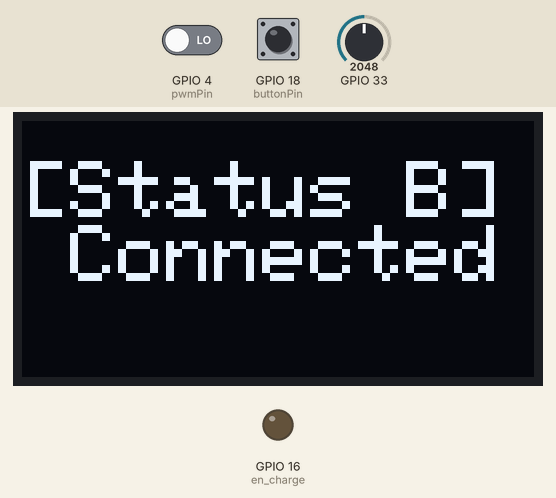
Recording of a program running on a simulated ESP32. Parts: 128×64 one-colour display, output pins drawn as LEDs (lit = HIGH). The inputs (shaded band) are chosen by the test bench; at power-on: GPIO 18 (buttonPin) HIGH, GPIO 33 = 2048, GPIO 4 (pwmPin) LOW. WiFi joins after 1.5 s; servers stay silent unless stated; no MQTT or app messages arrive unless stated; what the program prints to the serial monitor is not drawn.

Above: at 3.7 s.
3.8 s: GPIO 18 (buttonPin) pulled LOW for 1 s
At 4.9 s:
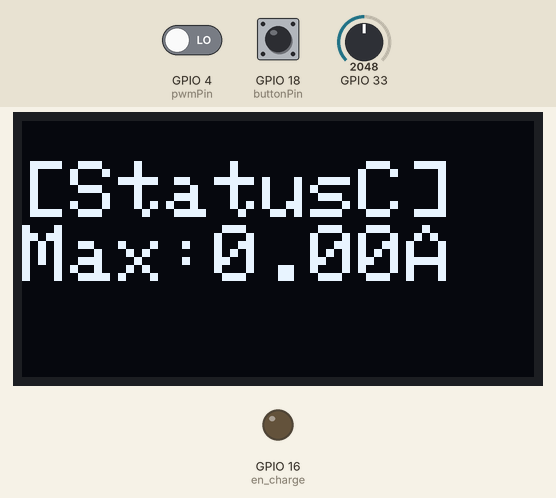
6.5 s: GPIO 33 set to 2446
8.1 s: GPIO 33 set to 2517
At 8.6 s:
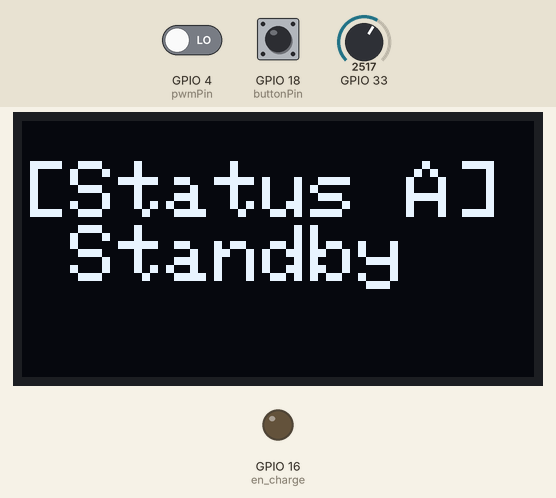
9.6 s: GPIO 18 (buttonPin) pulled LOW for 0.15 s
At 10.7 s:
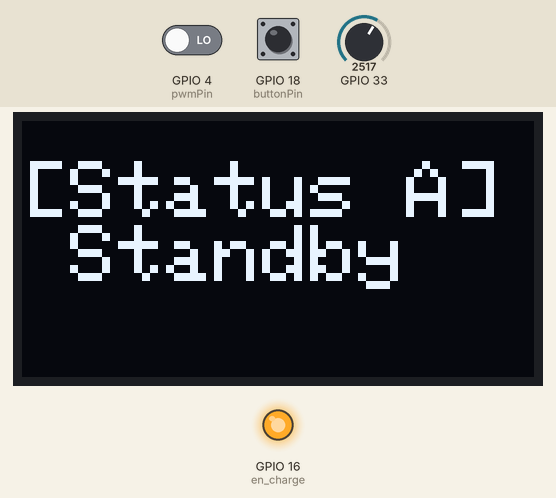
11.2 s: GPIO 18 (buttonPin) pulled LOW for 3.2 s
At 12.3 s:
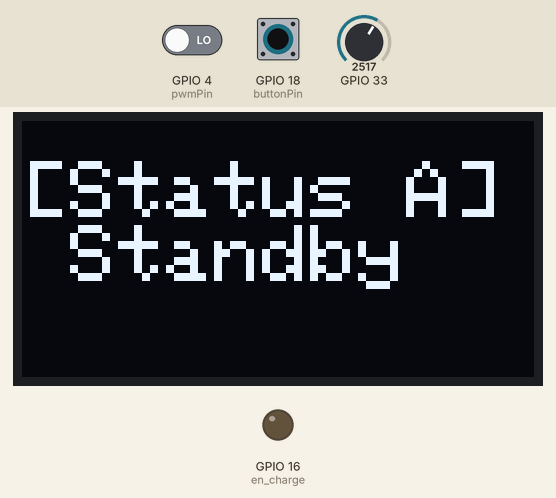
15.9 s: GPIO 33 set to 2047
At 17.2 s:
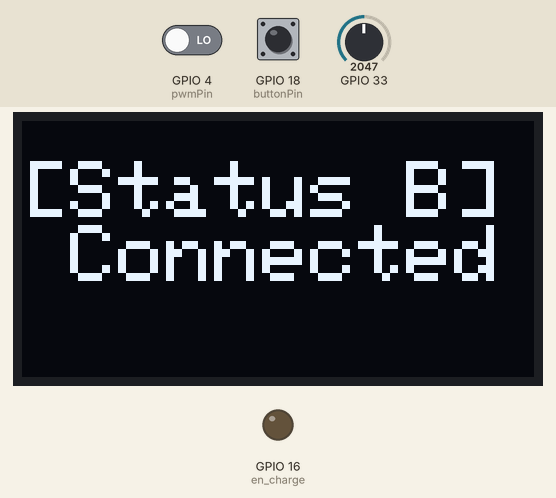
Timing chart, 0 to 18.8 s (numbered marks = the images above; inputs shaded):
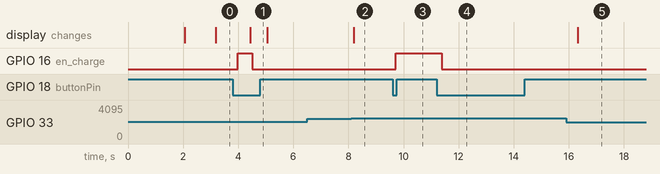

Measured:
- the behaviour switches between 2481 and 2482 on GPIO 33 (found by bisection; images 1 and 2)
- after the input at 3.8 s, GPIO 16 (en_charge): LOW → HIGH after 0.18 s, → LOW 0.53 s later; the display: changes after 0.64 s (image 1)
- after the input at 6.5 s, every drawn part: stays the same
- after the input at 8.1 s, the display: changes after 0.09 s (image 2)
- after the input at 9.6 s, GPIO 16 (en_charge): LOW → HIGH after 0.12 s
- after the input at 11.2 s, GPIO 16 (en_charge): HIGH → LOW after 0.19 s
- after the input at 15.9 s, the display: changes after 0.43 s (image 5)

The program:

main.cpp
```cpp
#include <Arduino.h>
#include <driver/adc.h>
#include <driver/i2s.h>
#include <Wire.h>
#include <Adafruit_GFX.h>
#include <Adafruit_SSD1306.h>
#include <WiFi.h>
#include <PubSubClient.h>
#define MQTT true
#define SCREEN_WIDTH 128 // OLED width,  in pixels
#define SCREEN_HEIGHT 64 // OLED height, in pixels
// create an OLED display object connected to I2C

Adafruit_SSD1306 oled(SCREEN_WIDTH, SCREEN_HEIGHT, &Wire, -1);
bool MQTT_ready = false;
int en_charge_state = LOW;
int buttonState;             // the current reading from the input pin
int lastButtonState = HIGH;   // the previous reading from the input pin
unsigned long lastDebounceTime = 0;  // the last time the output pin was toggled
unsigned long debounceDelay = 50;

const int buttonPin = 18;    // the number of the pushbutton pin
float pwm_voltage = 0;
const int pwmPin = 4;  // PWM訊號輸入腳位
const int en_charge = 16;  // en_charge訊號輸入腳位
bool connect = false;

// WiFi
const char *ssid = "NEAT_2.4G";     // Enter your WiFi name
const char *password = "221b23251"; // Enter WiFi password

// MQTT Broker
const char *mqtt_broker = "192.168.1.169";
const char *topic = "esp32/test";
const char *mqtt_username = "Sim_EV1";
const char *mqtt_password = "Sim_EV1";
const int mqtt_port = 1883;

WiFiClient espClient;
PubSubClient client(espClient);

void oled_display(String displayword)
{
  oled.clearDisplay(); // clear display

  oled.setTextSize(2);         // set text size
  oled.setTextColor(WHITE);    // set text color
  oled.setCursor(0, 10);       // set position to display
  oled.println(displayword); // set text
  oled.display();              // display on OLED
}
void connectWiFiAndMQTT()
{
  // connecting to a WiFi network
  WiFi.begin(ssid, password);
  while (WiFi.status() != WL_CONNECTED)
  {
    delay(500);
    Serial.println("Connecting to WiFi..");
  }
  Serial.println("Connected to the WiFi network");
  // connecting to a mqtt broker
  client.setServer(mqtt_broker, mqtt_port);
  while (!client.connected())
  {
    String client_id = "esp32-client-";
    client_id += String(WiFi.macAddress());
    Serial.printf("The client %s connects to the public mqtt broker\n", client_id.c_str());
    if (client.connect(client_id.c_str(), mqtt_username, mqtt_password))
    {
      Serial.println("Public emqx mqtt broker connected");
    }
    else
    {
      Serial.print("failed with state ");
      Serial.print(client.state());
      delay(2000);
    }
  }
  // publish and subscribe
  // client.publish(topic, "[EV] MQTT ready");
  // oled_display("MQTT ready");
  // delay(2000);
  client.subscribe(topic);
  MQTT_ready = true;
}

void dutycyclefunc(void *pvParameters)
{
  int pwmduty ;
  delay(1000);
  char EV_State='X';
  float dutycycle,MaxCurrent;
  String show;
  for (;;) // 無限循環
  {
      pwmduty = pulseIn(pwmPin, HIGH, 100000);
      Serial.println(pwmduty);

      dutycycle = pwmduty%1000 ;
      MaxCurrent = dutycycle*0.06;
      Serial.print("MaxCurrent");
      Serial.println(MaxCurrent);
      if(!connect){
        if(EV_State!='A'){
          show = "[Status A] Standby" ;
          String strpub = "["+String(mqtt_username) +"]"+ "Status A Standby" ;
          if (MQTT){
            if(client.publish(topic, strpub.c_str()))EV_State='A';
          }
          else {
            Serial.println(strpub);
            EV_State='A';
          }
        }
      }
      else{
          if(en_charge_state == LOW && EV_State!='B'){
            show = "[Status B] Connected"  ;
            String strpub = "["+String(mqtt_username) +"]"+ " Status B Connected" ;
            if (MQTT){
              if(client.publish(topic, strpub.c_str()))EV_State='B';
            }
            else {
            Serial.println(strpub);
            EV_State='B';
            }
          }
          else if(en_charge_state == HIGH ){
            show = "[StatusC] Max:" + String(MaxCurrent) + "A" ;
            String strpub = "["+String(mqtt_username) +"]"+" Status C Charging Max:" +String(MaxCurrent) + "A" ;
            if (MQTT){
                if(client.publish(topic, strpub.c_str()))EV_State='C';
            }
            else {
                Serial.println(strpub);
                EV_State='C';
            }
            if (MaxCurrent==0)en_charge_state=LOW;
          }
      }

      oled_display(show);
        vTaskDelay(500 / portTICK_PERIOD_MS);

  }
}

void btnctlfunc(void *pvParameters)
{
  int reading;
  for (;;) // 無限循環
  {
    // read the state of the switch into a local variable:
    reading = digitalRead(buttonPin);

    // check to see if you just pressed the button
    // (i.e. the input went from LOW to HIGH), and you've waited long enough
    // since the last press to ignore any noise:

    // If the switch changed, due to noise or pressing:
    if (reading != lastButtonState) {
      // reset the debouncing timer
      lastDebounceTime = millis();
    }

    if ((millis() - lastDebounceTime) > debounceDelay) {
      // whatever the reading is at, it's been there for longer than the debounce
      // delay, so take it as the actual current state:

      // if the button state has changed:
      if (reading != buttonState) {
        buttonState = reading;

        // only toggle the LED if the new button state is HIGH
        if (buttonState == LOW) {
          en_charge_state = !en_charge_state;
        }
      }
    }

    // set the LED:
    digitalWrite(en_charge, en_charge_state);
    // if(en_charge_state==HIGH){
    //   Serial.println("Charging");
    // }
    // else{
    //   Serial.println("Connect");
    // }

    // save the reading. Next time through the loop, it'll be the lastButtonState:
    lastButtonState = reading;
    vTaskDelay(100 / portTICK_PERIOD_MS);
  }
}
void readPPTask(void *pvParameters)
{
  for (;;) // 無限循環
  {
    int analogValue=adc1_get_raw(ADC1_CHANNEL_5);
    //adc2_get_raw(ADC2_CHANNEL_4, ADC_WIDTH_12Bit, &analogValue);
    float V=(analogValue * 3.3) / 4095.0;
    // Serial.print("V=");
    // Serial.println((analogValue * 3.3) / 4095.0);
    // int analogValue = analogRead(PWM_IN); // 讀取 PWM 訊號的輸入值
    if (V >3){
        // Serial.println("connect = false");
        connect = false;
    }
    else if(V>2 && V <3){  //閘鎖按下
      connect = false;
    }
    else if(V>1 && V <2){  //閘鎖按下
      // Serial.println("connect = true");
      connect = true;
    }
    // else{
    //   Serial.println("PP error!!");
    //   connect = false;
    // }

    vTaskDelay(500 / portTICK_PERIOD_MS); // 延遲 10 毫秒
  }
}
void mqtt(void *pvParameters)
{
  connectWiFiAndMQTT();
  for (;;) // 無限循環
  {
    // 檢查 Wi-Fi 和 MQTT 連線狀態
    if (!client.connected())
    {
      // 重新連線
      connectWiFiAndMQTT();
    }

    // 處理 MQTT 客戶端的事件
    client.loop();

    // 加入延遲

    vTaskDelay(500 / portTICK_PERIOD_MS); // 500 毫秒的延遲
  }
}
void setup() {
  adc1_config_width(ADC_WIDTH_BIT_12);
  adc1_config_channel_atten(ADC1_CHANNEL_5,ADC_ATTEN_DB_11);
  pinMode(buttonPin, INPUT_PULLUP); // 設置GPIO18為輸入模式，並啟用內部上拉電阻
  pinMode(pwmPin, INPUT);  // 設定腳位為輸入模式
  pinMode(en_charge, OUTPUT);
  digitalWrite(en_charge, en_charge_state);
  Serial.begin(115200);

  // initialize OLED display with I2C address 0x3C
  if (!oled.begin(SSD1306_SWITCHCAPVCC, 0x3C)) {
    Serial.println(F("failed to start SSD1306 OLED"));
  }
  else{
    delay(2000);         // wait two seconds for initializing
    if(MQTT)oled_display("waiting MQTT...");
  }
  xTaskCreatePinnedToCore(dutycyclefunc, "dutycyclefunc", 2000, NULL, 1, NULL, 1);
  xTaskCreatePinnedToCore(btnctlfunc, "btnctlfunc", 1000, NULL, 1, NULL, 1);
  xTaskCreatePinnedToCore(readPPTask, "readPPTask", 2000, NULL, 2, NULL, 0);
  if (MQTT) xTaskCreatePinnedToCore(mqtt, "mqttTask", 3000, NULL, 2, NULL, 1);
}

void loop() {
  //
}
```
